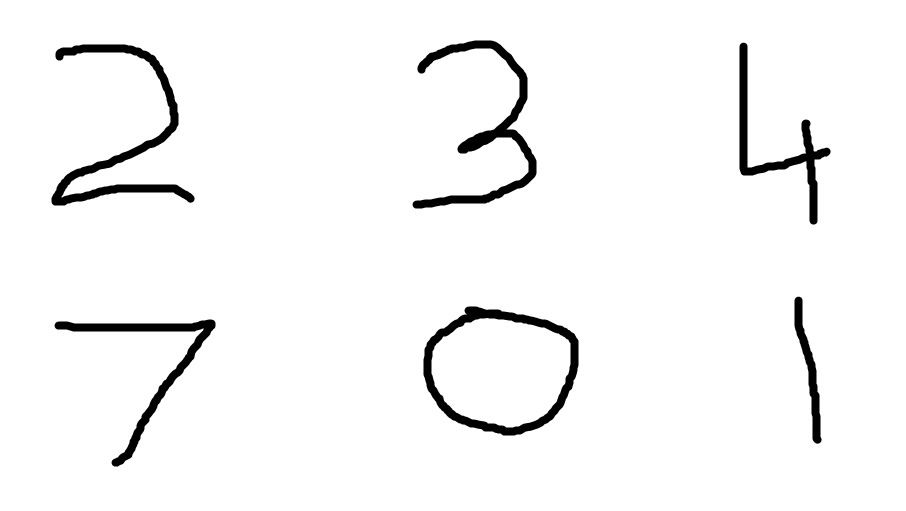
#> input picture images/digits.png, 906 x 511 px, found by its file name
$ python 07_digit_recognition.py   (older library calls are emulated)
#> lines starting #> are read from the running program, lines starting #| are printed output that depends on the picture; after the words box and inside, x2 and y2 are one past the last pixel; in counts of white or black regions, pixels touching at a corner belong together
#!/usr/bin/env python
# coding: utf-8

# # Digit Recognition
#
# In the last notebook, we did a pretty good job. We were able to extra digits from an image and then classify them. Our model performed very poorly and we mentioned two reasons for it:
# 1. Input images is different than training images.
# 2. Current features (flatten image) are very poor at capturing information.
#
# There are many things that you can do to make our input images look similar to training images, and to make our features capture more information from the images. We will be learning some of the available techniques.

# We will start by importing some libraries that we will be using.

# In[4]:


import cv2
import joblib
import numpy as np
import matplotlib.pyplot as plt


# some helper functions from the last notebook to read, display and process image

# In[5]:


def read_img(path):
    img = cv2.imread(path)
    return img

def plot_img(img):
    plt.axis(False)
    plt.imshow(img, cmap='gray');

def process_img(img, gray=False):
    img = cv2.resize(img, (28,28))
    if not gray:
        img = cv2.cvtColor(img, cv2.COLOR_BGR2GRAY)
    blurred = cv2.GaussianBlur(img, (3, 3), 0)
    final = cv2.adaptiveThreshold(blurred, 255, cv2.ADAPTIVE_THRESH_MEAN_C, cv2.THRESH_BINARY_INV, 3, 4)
    return final.reshape(-1)


# So, lets continue where we left i.e.
# - read the image
# - apply gaussian blur
# - apply canny edge detection
# - find all the contours in the images

# In[3]:


digits = cv2.imread('images/digits.png')
#> digits is the input picture: shape (511, 906, 3); min 0, max 255, mean 245.5
blurred = cv2.GaussianBlur(digits, (7, 7), 0)
edged = cv2.Canny(blurred, 30, 150)
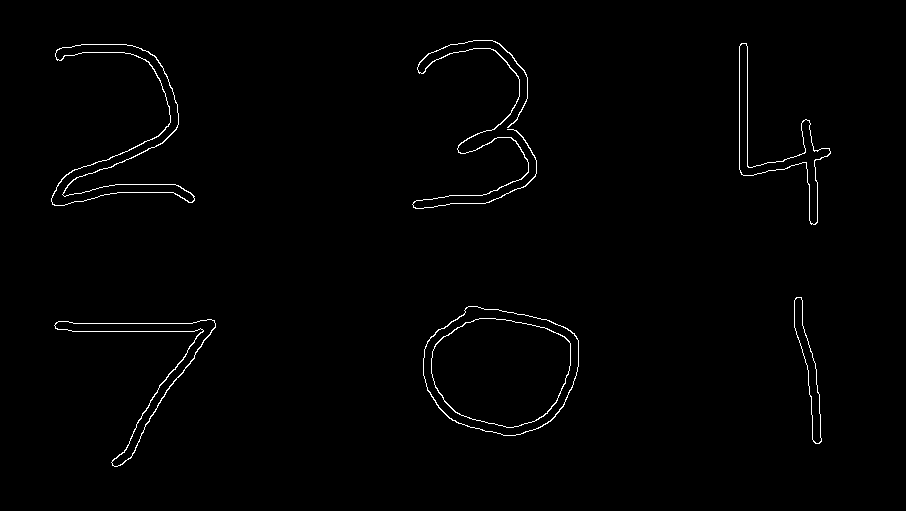
#> edged: shape (511, 906); 1% white in thin lines or dots, all inside (x1, y1, x2, y2) = (51, 40, 831, 467)
cnts, _ = cv2.findContours(edged.copy(), cv2.RETR_EXTERNAL, cv2.CHAIN_APPROX_SIMPLE)
#> cnts = 6 contours; box (x1, y1, x2, y2) and area: (423, 306, 579, 436) 15472, (51, 44, 195, 206) 3824, (54, 319, 216, 467) 2742, (739, 43, 831, 225) 2523, (794, 297, 822, 444) 1194, (412, 40, 537, 209) 222
len(cnts)


# ## Other than training images
#
# Machine learning models (here SVM) are very dumb. They perform really well on training data, but they don't generalize well to outside data. So, special care has to be taken while preprocessing outside data before feeding it into the model.
#
# Lets take a look at our digit images that we are feeding into our model. Here I'm selecting *digit 1* for better understanding because the differences in input image and training image are much more prominent. *Digit 1* is the 3rd (i.e. index = 2) element of the `cnts` list.

# In[5]:


temp = digits.copy()
(x, y, w, h) = cv2.boundingRect(cnts[2])
#> x = 794; y = 297; w = 28; h = 147
roi = temp[y:y + h, x:x + w]
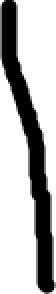
#> roi: shape (147, 28, 3) (shown 2 times larger); min 0, max 255, mean 180.8
roi = process_img(roi)
#> in process_img, `blurred = cv2.GaussianBlur(img, (3, 3), 0)`:
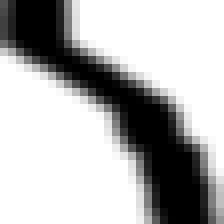
#> blurred: shape (28, 28) (shown 8 times larger); min 0, max 255, mean 179.5
#> in process_img, `final = cv2.adaptiveThreshold(blurred, 255, cv2.ADAPTIVE_THRESH_MEAN_C..`:
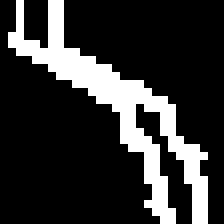
#> final: shape (28, 28) (shown 8 times larger); 19.9% white in thin lines or dots, all inside (x1, y1, x2, y2) = (1, 0, 26, 28)
#> roi = 784 values, max 255 at index 2, min 0 at index 0, mean 50.74
plot_img(roi.reshape(28, 28))


# This is how it look. What do you think of it? Does it look like *1*?
#
# All our training images are 28 x 28 pixels. So, digit 1 has a lot of padding, on either side, in all our training images. Infact every digit has padding, but here our bounding boxes are edge-to-edge. Lets solve this problem by adding some padding to all our bounding boxes.

# In[6]:


temp = digits.copy()
(x, y, w, h) = cv2.boundingRect(cnts[2])
x, y, w, h = x-20, y-20, w+40, h+40  # extra padding
#> x = 774; y = 277; w = 68; h = 187
roi = temp[y:y + h, x:x + w]
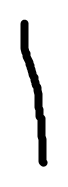
#> roi: shape (187, 68, 3); min 0, max 255, mean 231
roi = process_img(roi)
#> call 2 of process_img, with gray = False
#> in process_img (call 2), `blurred = cv2.GaussianBlur(img, (3, 3), 0)`:
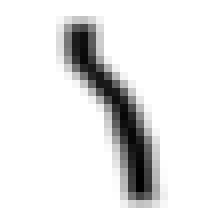
#> blurred: shape (28, 28) (shown 8 times larger); min 0, max 255, mean 230.7
#> in process_img (call 2), `final = cv2.adaptiveThreshold(blurred, 255, cv2.ADAPTIVE_THRESH_MEAN_C..`:
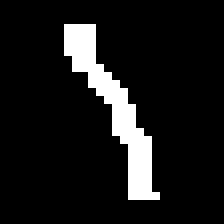
#> final: shape (28, 28) (shown 8 times larger); 9.7% white; 1 white region, box (x1, y1, x2, y2) and area: (8, 3, 20, 25) 76
#> roi = 784 values, max 255 at index 92, min 0 at index 0, mean 24.72
plot_img(roi.reshape(28, 28))


# much better now. Lets see if this helps

# In[7]:


#> (the run stopped early here; a loop or call above may not have finished)
